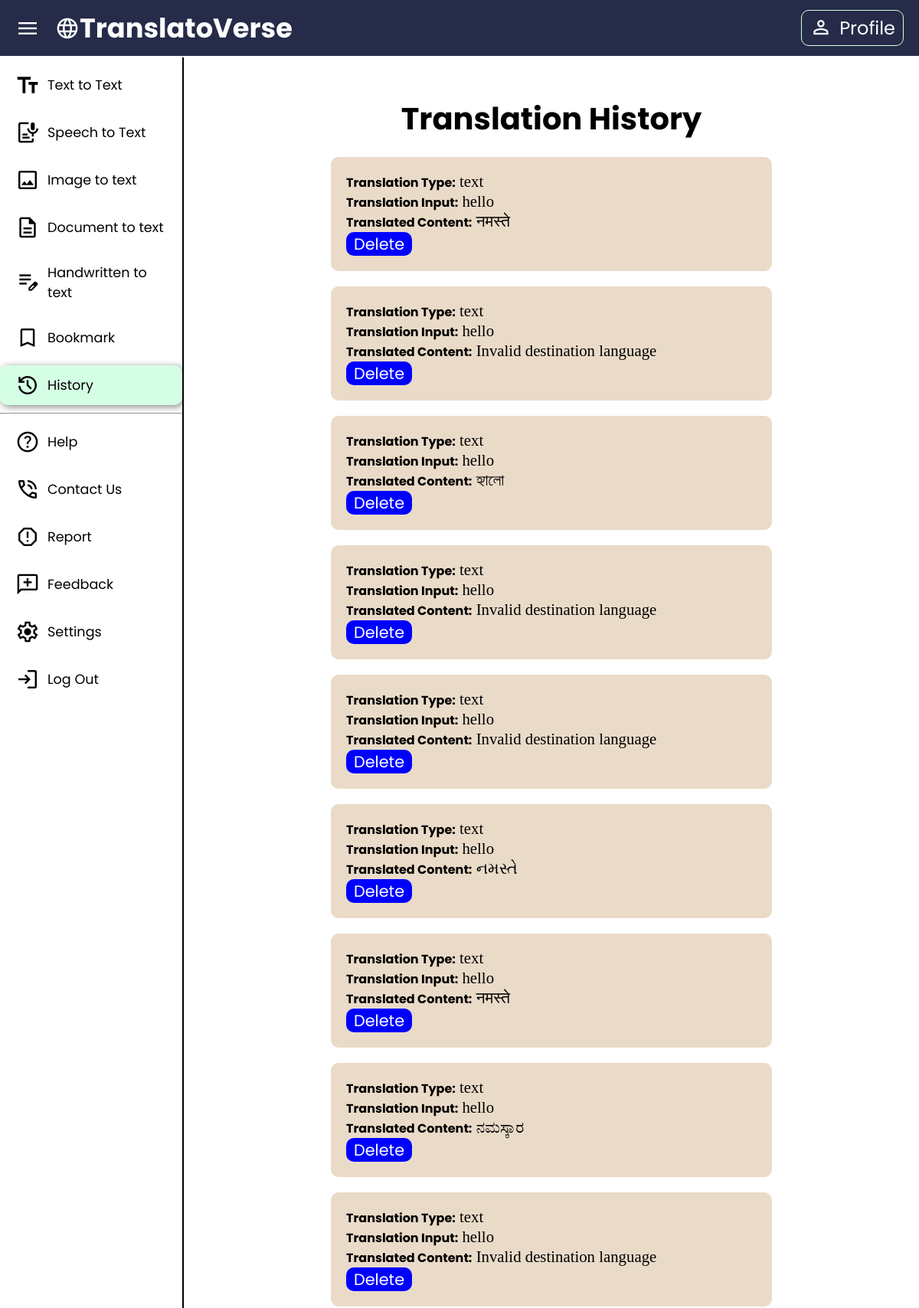
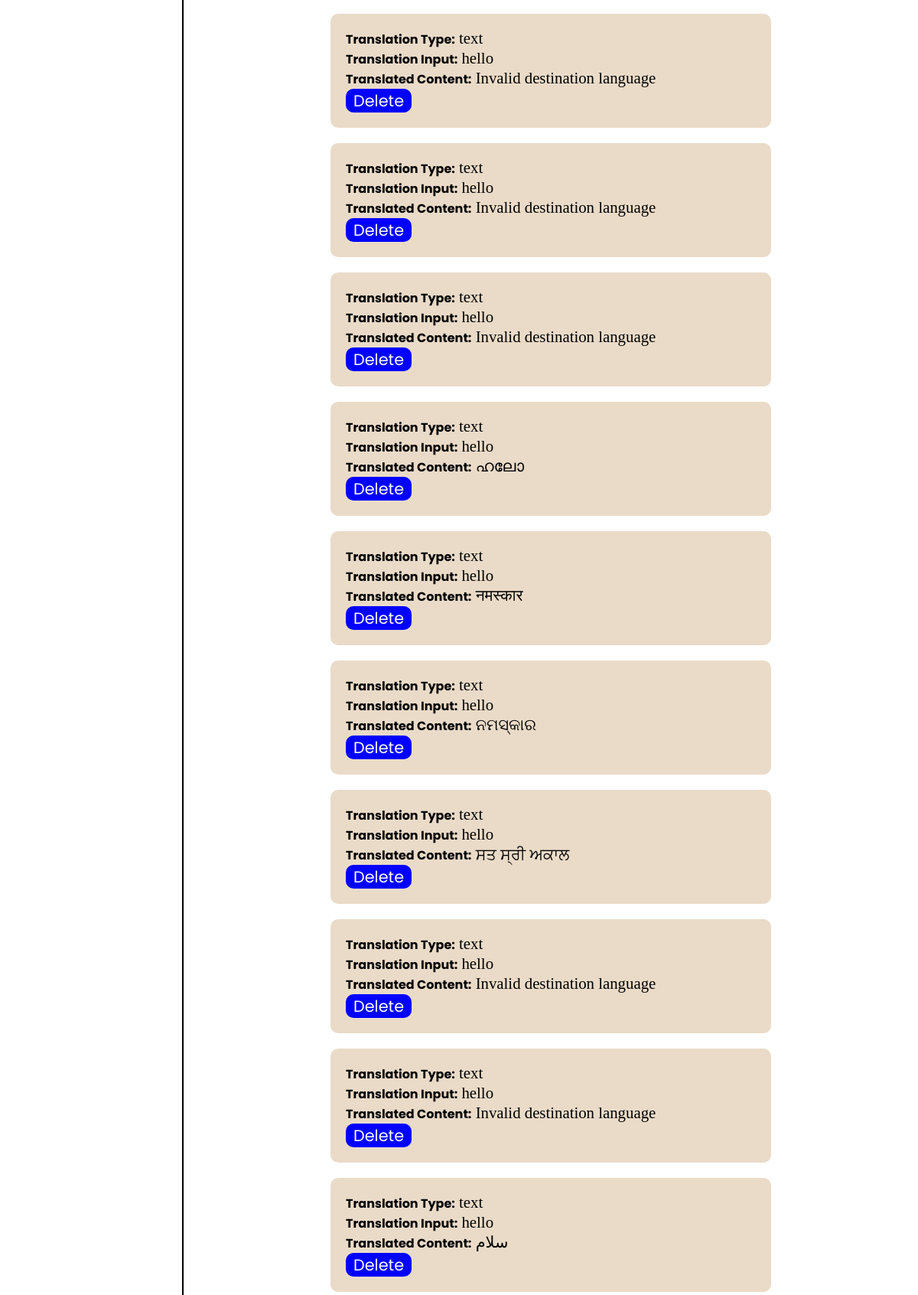
The page /history (signed in, upper part) on the database its author committed (2 pictures, top to bottom).
### app.py (models this page shows)
class TranslationHistory(db.Model):
    id = db.Column(db.Integer, primary_key=True)
    translated_content = db.Column(db.String(500))
    translation_input = db.Column(db.String(500))
    translation_type = db.Column(db.String(50))
    user_id = db.Column(db.Integer, db.ForeignKey('user.id'))
    user = db.relationship('User', backref=db.backref('translation_history', lazy=True))

### app.py (the view)
@app.route('/history')
def history():
    if 'username' in session:
        user = User.query.filter_by(username=session['username']).first()
        if user:
            translation_history = TranslationHistory.query.filter_by(user_id=user.id).all()
            return render_template('history.html', translation_history=translation_history)
        else:
            return "User not found"
    return redirect('/login')

### templates/history.html (shortened to what this page needs)
<!DOCTYPE html>
<html lang="en">
<head>
    <link rel="stylesheet" href="../static/css/style.css">
    <link rel="stylesheet" href="../static/css/history.css">
</head>
<body>
    <nav>
        <div class="logo">
            <span class="material-symbols-outlined" id="menu">
            </span>
            <span class="material-symbols-outlined" id="logo">
            </span>
            <h1>TranslatoVerse</h1>
        </div>
        <div class="navOptions">
            <a href=""><span class="material-symbols-outlined">
            </span><p>Profile</p></a>
        </div>
    </nav>
    <main>
        <div class="sidenav active">
            <a href="text">
                <p>
                    <span class="material-symbols-outlined">
                    </span>Text to Text
                </p>
            </a>
            <a href="">
                <p>
                    <span class="material-symbols-outlined">
                    </span>Speech to Text
                </p>
            </a>
            <a href="img">
                <p>
                    <span class="material-symbols-outlined">
                    </span>Image to text
                </p>
            </a>
            <a href="pdf">
                <p>
                    <span class="material-symbols-outlined">
                    </span>Document to text
                </p>
            </a>
            <a href="hand">
                <p>
                    <span class="material-symbols-outlined">
                    </span>Handwritten to text
                </p>
            </a>
            <a href="bookmark">
                <p>
                    <span class="material-symbols-outlined">
                    </span>Bookmark
                </p>
            </a>
            <a href="history">
                <p id="history">
                    <span class="material-symbols-outlined">
                    </span>History
                </p>
            </a>
            <hr/>
            <a href=""><p><span class="material-symbols-outlined">
            </span>Help</p></a>
            <a href=""><p><span class="material-symbols-outlined">
            </span>Contact Us</p></a>
            <a href=""><p><span class="material-symbols-outlined">
            </span>Report</p></a>
            <a href="feedback"><p><span class="material-symbols-outlined">
            </span>Feedback</p></a>
            <a href=""><p><span class="material-symbols-outlined">
            </span>Settings</p></a>
            <a href="/logout"><p><span class="material-symbols-outlined">
            </span>Log Out</p></a>
        </div>
        <div class="history_container">
            <h1>Translation History</h1>
            <div class="histories">
                <ul>
                    {% for item in translation_history %}
                        <li>
                            <strong>Translation Type:</strong> {{ item.translation_type }}<br>
                            <strong>Translation Input:</strong>
                            {% if item.translation_input | length > 50 %}
                                {{ item.translation_input[:50] }}...
                                <span class="full-input" style="display: none;">{{ item.translation_input }}</span>
                                <span class="more-input" style="color: blue; cursor: pointer;">(more)</span>
                                <span class="collapse-input" style="display: none; color: blue; cursor: pointer;">(collapse)</span>
                            {% else %}
                                {{ item.translation_input }}
                            {% endif %}
                            <br>
                            <strong>Translated Content:</strong>
                            {% if item.translated_content | length > 50 %}
                                {{ item.translated_content[:50] }}...
                                <span class="full-content" style="display: none;">{{ item.translated_content }}</span>
                                <span class="more-content" style="color: blue; cursor: pointer;">(more)</span>
                                <span class="collapse-content" style="display: none; color: blue; cursor: pointer;">(collapse)</span>
                            {% else %}
                                {{ item.translated_content }}
                            {% endif %}
                            <br>
                            <form action="/delete_translation" method="POST" id="history_form">
                                <input type="submit" value="Delete" id="delete-btn">
                            </form>
                        </li>
                    {% endfor %}
                </ul>
            </div>
        </div>
    </main>
</body>
</html>

### static/css/style.css (style rules this page uses)
* { margin: 0; padding: 0; box-sizing: border-box; }
body { position: fixed; }
nav { padding: 10px 20px; display: flex; justify-content: space-between; align-items: center; background-color: #252B48; color: white; position: fixed; width: 100%; z-index: 2; }
.logo { display: flex; align-items: center; }
.logo span { font-size: 2rem; }
#menu { margin-right: 20px; }
.logo h1 { font-size: 2.2rem; font-family: 'Poppins', sans-serif; }
.navOptions a { display: flex; text-decoration: none; align-items: center; justify-content: center; font-family: 'Poppins', sans-serif; color: white; font-size: 1.5rem; padding: 5px 10px; border-radius: 10px; border: 1px solid #D5FFE4; }
.navOptions a span { font-size: 1.8rem; margin-right: 10px; }
main { width: 100%; height: 89vh; display: flex; position: fixed; top: 75px; }
.sidenav { height: 87vh; border-right: 2px solid black; flex-basis: 20%; overflow-y: scroll; transition: 0.5s; }
.sidenav a { text-decoration: none; color: black; }
.sidenav a p { display: flex; align-items: center; margin: 10px 0px; padding: 10px; border-radius: 10px; font-size: 1.1rem; font-family: 'Poppins', sans-serif; }
.sidenav a p span { margin: 0px 10px; font-size: 2rem; }
.sidenav a p:hover, #image, #text, #hand, #pdf,#bookmark, #history { background-color: #D5FFE4; box-shadow: 2px 2px 10px grey; }
form { width: 100%; min-width: 320px; display: flex; flex-direction: column; align-items: center; padding: 0px 40px; }

### static/css/history.css (style rules this page uses)
.history_container { flex-basis: 80%; overflow-y: scroll; display: flex; flex-direction: column; align-items: center; }
.history_container h1 { margin-top: 50px; font-family: 'Poppins', sans-serif; font-size: 2.5rem; }
.histories { width: 60%; }
.histories ul li { list-style: none; background-color: #EADBC8; margin: 20px 0px; padding: 20px; border-radius: 10px; }
#delete-btn { background-color: blue; color: white; font-family: 'Poppins', sans-serif; font-size: 1.3rem; padding: 0px 10px; border: none; cursor: pointer; border-radius: 10px; }
.history_container ul li strong { font-size: 1rem; font-family: 'Poppins', sans-serif; }
.history_container ul li { font-size: 1.3rem; }
#history_form { padding: 0; }
#history_form input { align-self: flex-start; }

### rows shown on the page
TranslationHistory: translation_type "text", translation_input "hello", translated_content "नमस्ते"
TranslationHistory: translation_type "text", translation_input "hello", translated_content "Invalid destination language"
TranslationHistory: translation_type "text", translation_input "hello", translated_content "হ্যালো"
TranslationHistory: translation_type "text", translation_input "hello", translated_content "Invalid destination language"
TranslationHistory: translation_type "text", translation_input "hello", translated_content "Invalid destination language"
TranslationHistory: translation_type "text", translation_input "hello", translated_content "નમસ્તે"
TranslationHistory: translation_type "text", translation_input "hello", translated_content "नमस्ते"
TranslationHistory: translation_type "text", translation_input "hello", translated_content "ನಮಸ್ಕಾರ"
TranslationHistory: translation_type "text", translation_input "hello", translated_content "Invalid destination language"
TranslationHistory: translation_type "text", translation_input "hello", translated_content "Invalid destination language"
TranslationHistory: translation_type "text", translation_input "hello", translated_content "Invalid destination language"
TranslationHistory: translation_type "text", translation_input "hello", translated_content "Invalid destination language"
TranslationHistory: translation_type "text", translation_input "hello", translated_content "ഹലോ"
TranslationHistory: translation_type "text", translation_input "hello", translated_content "नमस्कार"
TranslationHistory: translation_type "text", translation_input "hello", translated_content "ନମସ୍କାର"
TranslationHistory: translation_type "text", translation_input "hello", translated_content "ਸਤ ਸ੍ਰੀ ਅਕਾਲ"
TranslationHistory: translation_type "text", translation_input "hello", translated_content "Invalid destination language"
TranslationHistory: translation_type "text", translation_input "hello", translated_content "Invalid destination language"
TranslationHistory: translation_type "text", translation_input "hello", translated_content "سلام"
